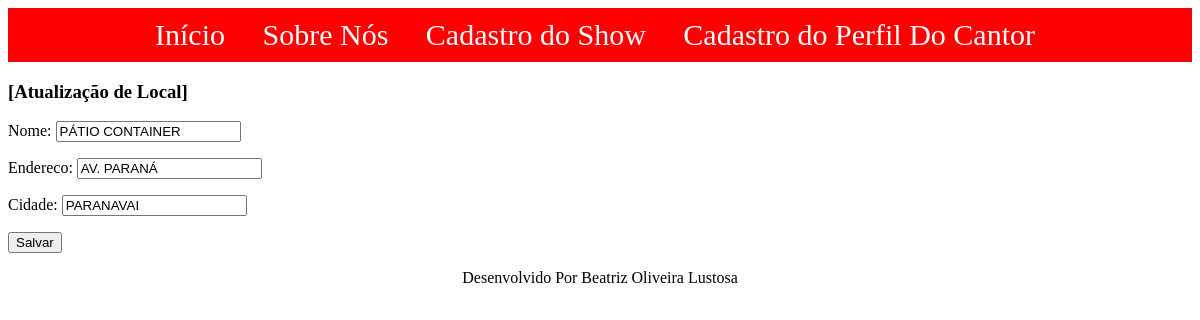
/editar/local/3/, run on the app's committed database.
### paginas/models.py (models this page shows, shortened)
class Local(models.Model):
    nome = models.CharField(max_length=100)
    endereco = models.CharField(max_length=100)
    cidade = models.CharField(max_length=100)

### paginas/views.py (the view)
# urls.py: path("editar/local/<int:pk>/", LocalUpdate.as_view(), name = "editar-local"),
class LocalUpdate(UpdateView):
    template_name = 'paginas/form.html'
    model = Local
    fields = ['nome', 'endereco', 'cidade']
    success_url = reverse_lazy('index')
    extra_context = {'titulo' : 'Atualização de Local',
                     'botao' : 'Salvar'}

### paginas/templates/paginas/form.html (shortened to what this page needs)
{% extends "paginas/index.html" %}
{% load static %}
{% block conteudo %}
<h3>
   [{{titulo}}]
</h3>
<form action = "" method = "post">
    {{form.as_p}}
    <button type="submit"> {{ botao }} </button>
</form>
{% endblock %}

### data on the page
Local: nome "PÁTIO CONTAINER", endereco "AV. PARANÁ", cidade "PARANAVAI"

### other printed values
{{ titulo }} "Atualização de Local"
{{ botao }} "Salvar"
